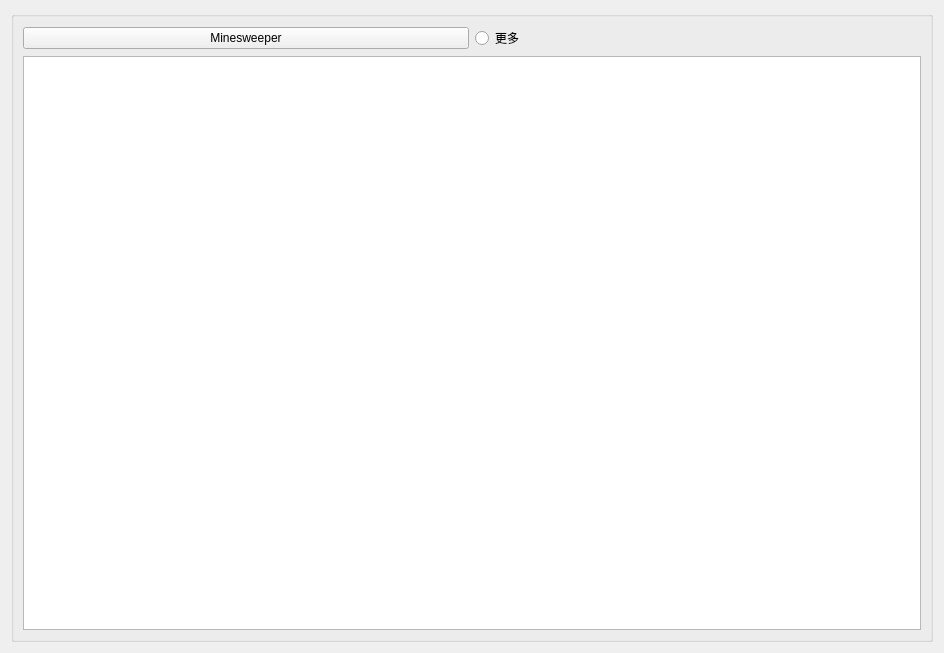
<?xml version="1.0" encoding="UTF-8"?>
<ui version="4.0">
 <class>m_games</class>
 <widget class="QWidget" name="m_games">
  <property name="geometry">
   <rect>
    <x>0</x>
    <y>0</y>
    <width>944</width>
    <height>653</height>
   </rect>
  </property>
  <property name="windowTitle">
   <string>Form</string>
  </property>
  <layout class="QGridLayout" name="gridLayout">
   <item row="0" column="0">
    <widget class="QGroupBox" name="groupBox">
     <property name="sizePolicy">
      <sizepolicy hsizetype="Expanding" vsizetype="Expanding">
       <horstretch>0</horstretch>
       <verstretch>0</verstretch>
      </sizepolicy>
     </property>
     <property name="title">
      <string/>
     </property>
     <layout class="QVBoxLayout" name="verticalLayout">
      <item>
       <layout class="QHBoxLayout" name="horizontalLayout" stretch="0,0">
        <item>
         <widget class="QPushButton" name="pBGame1_saolei">
          <property name="sizePolicy">
           <sizepolicy hsizetype="Minimum" vsizetype="Fixed">
            <horstretch>0</horstretch>
            <verstretch>0</verstretch>
           </sizepolicy>
          </property>
          <property name="text">
           <string>Minesweeper</string>
          </property>
         </widget>
        </item>
        <item>
         <widget class="QRadioButton" name="radioButton_More">
          <property name="sizePolicy">
           <sizepolicy hsizetype="Minimum" vsizetype="Fixed">
            <horstretch>0</horstretch>
            <verstretch>0</verstretch>
           </sizepolicy>
          </property>
          <property name="text">
           <string>更多</string>
          </property>
         </widget>
        </item>
       </layout>
      </item>
      <item>
       <widget class="QListWidget" name="listWidget_Gamelist">
        <property name="sizePolicy">
         <sizepolicy hsizetype="Expanding" vsizetype="Expanding">
          <horstretch>0</horstretch>
          <verstretch>0</verstretch>
         </sizepolicy>
        </property>
       </widget>
      </item>
     </layout>
    </widget>
   </item>
  </layout>
 </widget>
 <resources/>
 <connections/>
</ui>
